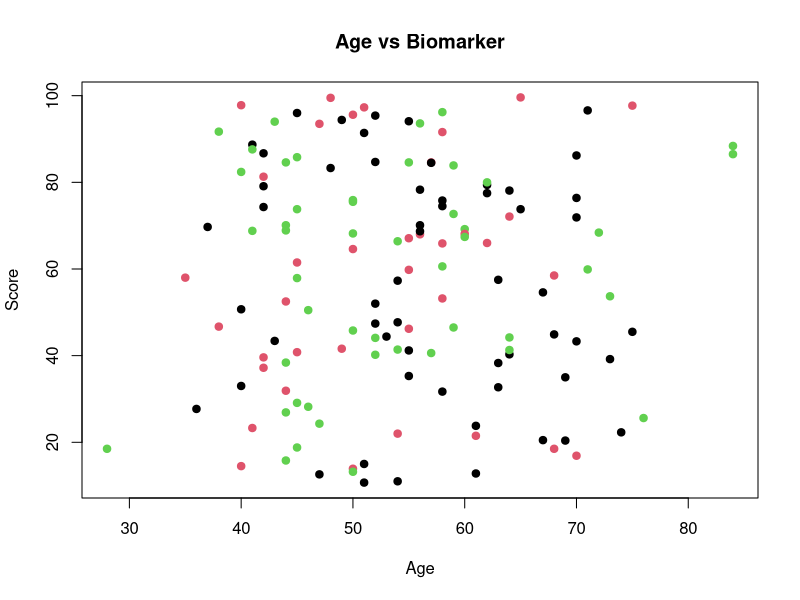

Recreate this plot in R. (Note: this script raises an error after producing the figure.)
# -----------------------------------
# AI-Powered Vibe Coding Live Demo
# -----------------------------------


# __________________________
# Section 1: Data Ingestion
# __________________________

# (DEMO 1: We will use Ghost Text to write the code below)
# (Type the comment from the README here and press Enter)




# _______________________________________
# Section 2: Visualization (Refactoring)
# _______________________________________

# (DEMO 2: Use Inline Chat (Ctrl+I) to convert this to ggplot2)
# (DEMO 3: Ctrl+I, send selection to chat, ..., restore checkpoint)

df <- read.csv("data/biomarker_dummy.csv")
plot(df$age, df$biomarker_score,
     col = as.factor(df$treatment_group),
     main = "Age vs Biomarker",
     xlab = "Age", ylab = "Score", pch=19)


# ____________________________________
# Section 3: Legacy Code Explanation
# ____________________________________

# (DEMO 4: Highlight the regex string and type "/explain")
# (DEMO 5: Highlight the whole function below and type "add docstring")

extractPatientCohort <- function(file_name) {
  matches <- regmatches(file_name, 
    regexpr("(?<=_)[A-Z]{2,3}(?=[0-9]{4})", file_name, perl=TRUE))
  return(matches)
}


# _____________________________________
# Section 4: Data Cleaning (Debugging)
# _____________________________________

# (DEMO 6: Run this to see the error, then use /fix on the broken pipe)

library(dplyr)

clean_data <- read.csv("data/biomarker_dummy.csv") %>%
  filter(age > 18) 
  select(patient_id, treatment_group, biomarker_score, response_status)


# _______________________________________
# Section 5: Biomarker Summary + Boxplot
# _______________________________________

# (DEMO 7: use chat to find function in workspace)
# (DEMO 8: use chat to calculate log2 fold change between treatment groups and control group)
# (DEMO 9: auto-generate git commits)
# (DEMO 10: custom linting agent to fix style issues)
